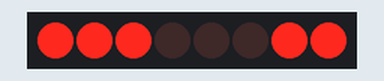
Simulated run of this sketch. Board: ESP32. Parts: 8 port-expander outputs drawn as a row of LEDs (first output left, lit = HIGH). Wiring (inferred from the names in the program): PCF8574 port expander at I2C address 0x3E. Wiring (inferred from the signals the program sends): row of LEDs: on Q0, Q1, Q2, Q3, Q4, Q5, Q6, Q7. WiFi joins after 1.5 s; servers stay silent unless stated; uploads are accepted with an empty reply; what the sketch prints to the serial monitor is not drawn.

Above: at 1.6 s.
Timing chart, 0 to 3.4 s (numbered marks = the images above):
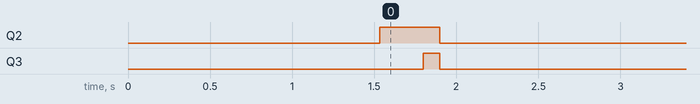

The sketch:

context-consumer-01.ino
```cpp
// (licence header left out)
#include <WiFi.h>
#include <HTTPClient.h>
#include <WebServer.h>
#include <ArduinoJson.h>
#include <Wire.h>

char essid[] = "your essid";
char passphrase[] = "your passphrase";
char orion[] = "http://192.168.1.1:1026";

const char entityType[] = "WeatherObserved";
const char entityId[] = "urn:ngsi-ld:WeatherObserved:sensor001";

byte ST7032i = 0x3E; // LCD

WebServer server(80);

void setup() {
  Serial.begin(115200);
  Serial.println("Start");

  connectWifi();

  server.on("/", accumulator);
  server.onNotFound(handleNotFound);
  server.begin();

  Wire.begin();
  initLCD();

  createSubscription();
}

void loop() {
  server.handleClient();
}

void accumulator() {
  if (server.method() == HTTP_POST && server.args() == 1) {
    const size_t bufferSize = JSON_ARRAY_SIZE(1) + JSON_OBJECT_SIZE(0) + JSON_OBJECT_SIZE(2) + 2*JSON_OBJECT_SIZE(3) + 170;
    StaticJsonBuffer <bufferSize> jsonBuffer;

    JsonObject& root = jsonBuffer.parseObject(server.arg(0));

    const char* subscriptionId = root["subscriptionId"];

    JsonObject& data0 = root["data"][0];
    const char* data0_id = data0["id"];
    const char* data0_type = data0["type"];

    JsonObject& data0_temperature = data0["temperature"];
    const char* data0_temperature_type = data0_temperature["type"];
    float data0_temperature_value = data0_temperature["value"];

    Serial.printf("%s %s %s %2.2f\n", subscriptionId, data0_id, data0_type, data0_temperature_value);

    char buff[9];
    sprintf(buff, "%2.2f", data0_temperature_value);
    printLCD(buff);

    server.send(200);
  } else {
    sendErrorMessage(400, "BadRequest", "service not found");
  }
}

void createSubscription() {
  HTTPClient http;
  char url[128];

  sprintf(url, "%s/v2/subscriptions", orion);
  http.begin(url);

  http.addHeader("Content-Type", "application/json");

  // payload
  const size_t bufferSize = 3*JSON_ARRAY_SIZE(1) + 2*JSON_OBJECT_SIZE(1) + 3*JSON_OBJECT_SIZE(2) + JSON_OBJECT_SIZE(5);
  StaticJsonBuffer <bufferSize> jsonBuffer;

  JsonObject& root = jsonBuffer.createObject();
  root["description"] = "A subscription to get info about sensor001";

  JsonObject& subject = root.createNestedObject("subject");

  JsonArray& subject_entities = subject.createNestedArray("entities");

  JsonObject& subject_entities_0 = subject_entities.createNestedObject();
  subject_entities_0["id"] = entityId;
  subject_entities_0["type"] = entityType;

  JsonObject& subject_condition = subject.createNestedObject("condition");
  JsonArray& subject_condition_attrs = subject_condition.createNestedArray("attrs");
  subject_condition_attrs.add("temperature");

  JsonObject& notification = root.createNestedObject("notification");
  JsonObject& notification_http = notification.createNestedObject("http");
  notification_http["url"] = "http://" + WiFi.localIP().toString() + "/";
  JsonArray& notification_attrs = notification.createNestedArray("attrs");
  notification_attrs.add("temperature");
  root["expires"] = "2040-01-01T14:00:00.00Z";
  root["throttling"] = 1;

  String postData = "";
  root.printTo(postData);

  Serial.println("Subscription : ");
  Serial.printf("POST %s\n", url);
  Serial.println(postData);

  int httpCode = http.POST(postData);

  if(httpCode > 0)
    Serial.printf("httpCode: %d\n", httpCode);
  else
    Serial.printf("POST failed, error: %s\n", http.errorToString(httpCode).c_str());

  http.end();
}

void handleNotFound() {
  sendErrorMessage(400, "BadRequest", "service not found");
}

void sendErrorMessage(int status, String err, String description) {
  String message = "{\"error\":\"" + err + "\",\"description\":\"" + description + "\"}";
  server.send(status, "application/json", message);
}

void connectWifi() {
  WiFi.mode(WIFI_STA);
  WiFi.begin(essid, passphrase);

  while (WiFi.status() != WL_CONNECTED) {
    Serial.print(".");
    delay(100);
  }

  Serial.println("");
  Serial.println("Connected");
  Serial.print("IP address: ");
  Serial.println(WiFi.localIP());
}

void initLCD() {
  byte cmds[] = {0x38, 0x39, 0x14, 0x73, 0x56, 0x6c, 0x38, 0x01, 0x0c};
  char fiware[] = "FIWARE  ";

  for (int i = 0; i < sizeof(cmds); i++) {
    writeCmd(cmds[i]);
  }

  for (int i = 0; i < sizeof(fiware); i++) {
    writeData(fiware[i]);
  }

  writeCmd(0xc0);
  for (int i = 0; i < 8; i++) {
    writeData(' ');
  }

  writeCmd(0x0C);
}

void printLCD(char str[]) {
  writeCmd(0xC0);
  for (int i = 0; i < strlen(str); i++) {
    writeData(str[i]);
  }
}

void writeData(byte data) {
  delay(1);
  Wire.beginTransmission(ST7032i);
  Wire.write(0x40);
  Wire.write(data);
  Wire.endTransmission();
}

void writeCmd(byte cmd) {
  delay(30);
  Wire.beginTransmission(ST7032i);
  Wire.write(0x00);
  Wire.write(cmd);
  Wire.endTransmission();
}
```
